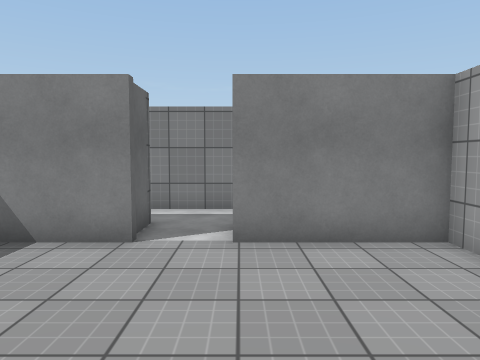
View 1 (above)

24 first-person views from a walk through a scene from a Unity 3-D project. The camera is 1.5 m above the floor, tilts 4° down and sees 70° across. The floor is counted in squares, 1 m on a side. Each view is taken from the middle of a square. On the plan, view 1 faces up. The plan holds only what a view shows up to about 16 squares ahead; the rest is blank. The place goes on beyond the plan. Surface patterns are stand-ins for the level's own textures.

View 2
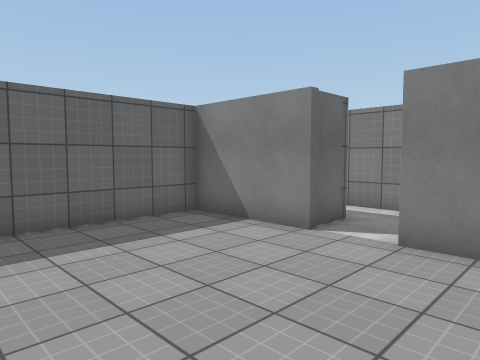

View 3
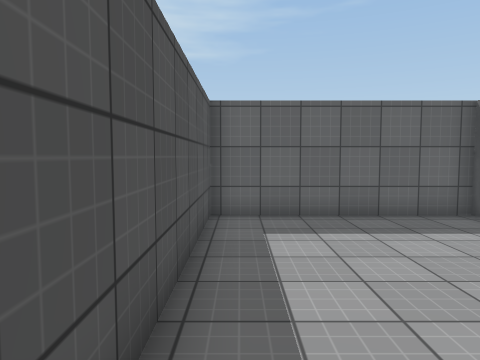

View 4
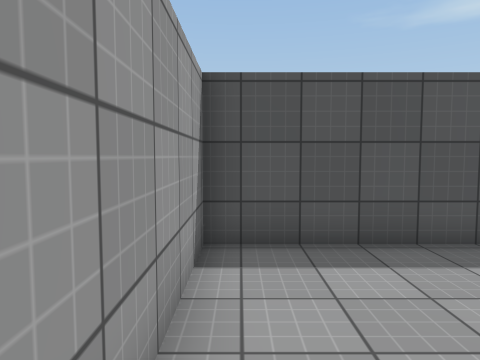

View 5
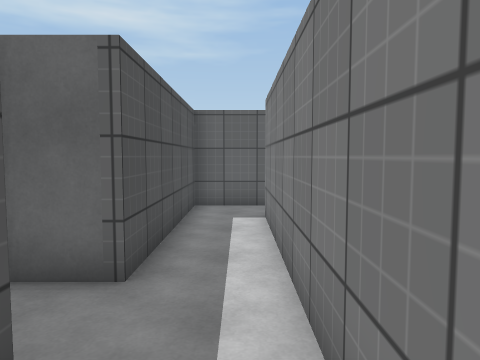

View 6
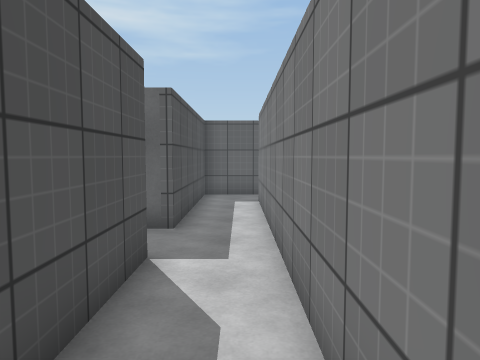

View 7
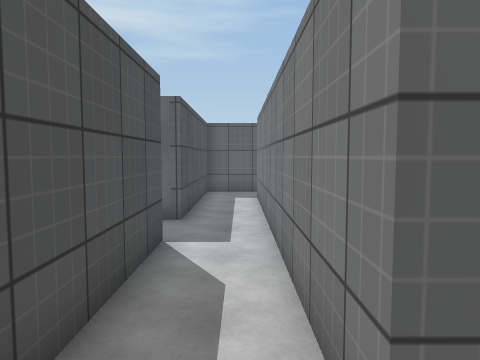

View 8
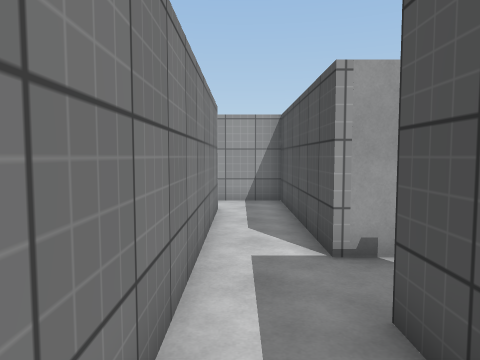

View 9
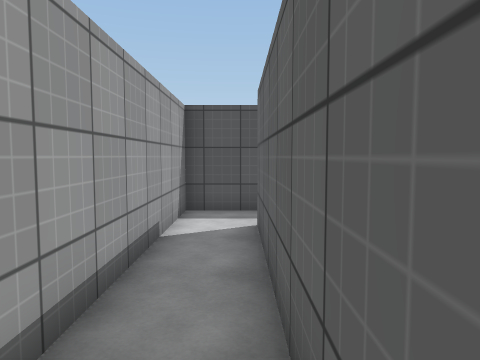

View 10
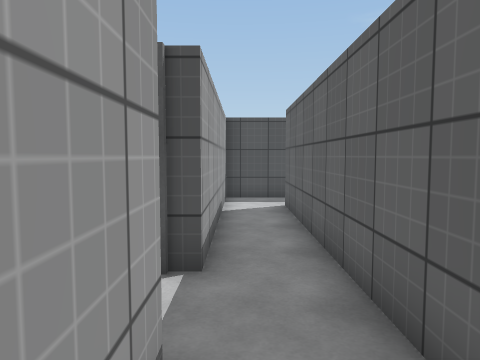

View 11
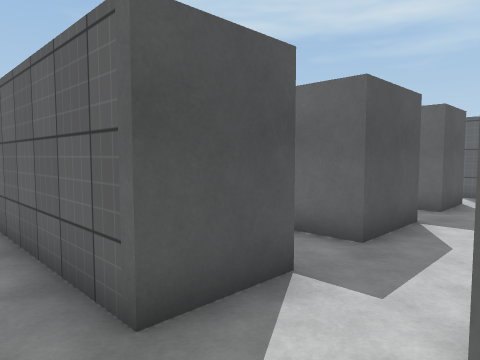

View 12
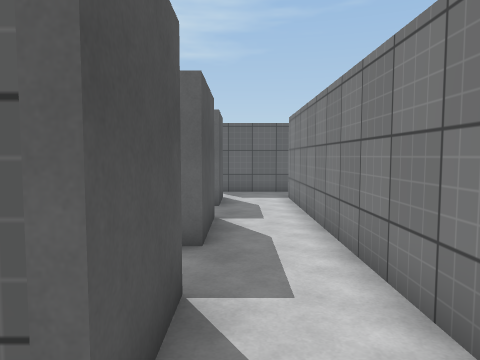

View 13
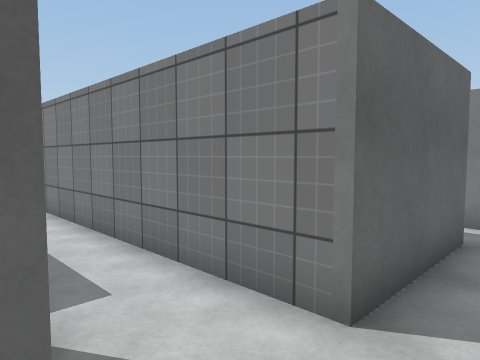

View 14
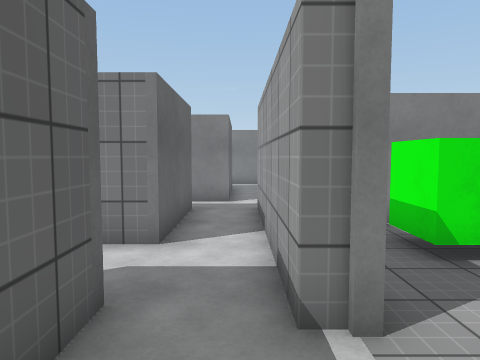

View 15
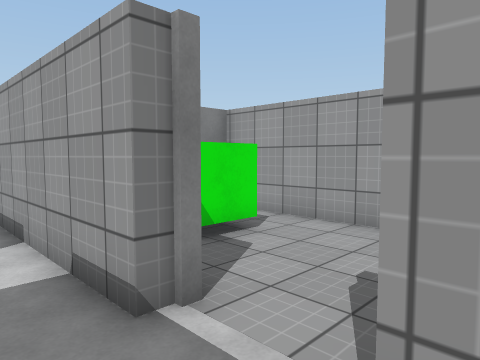

View 16
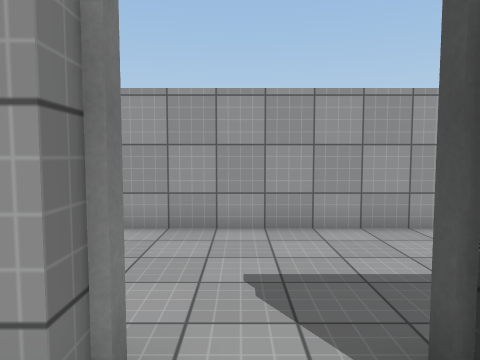

View 17
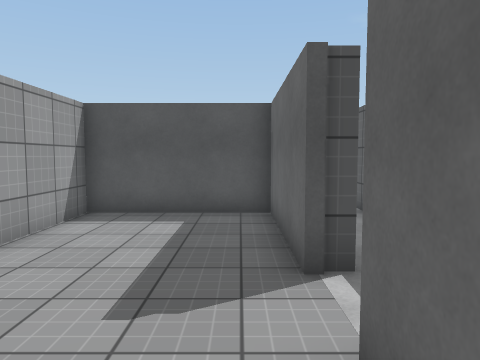

View 18
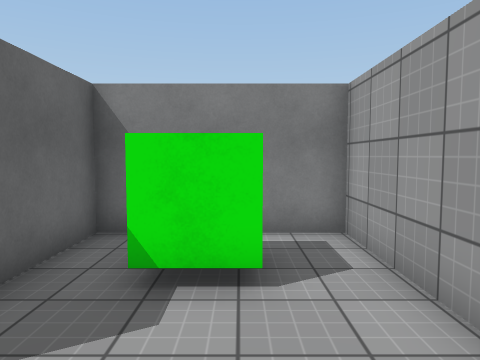

View 19
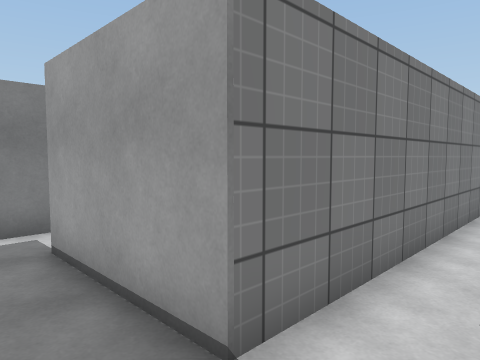

View 20
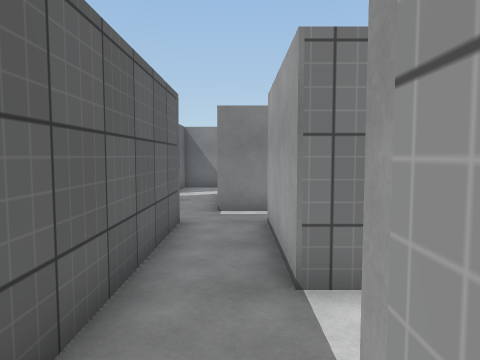

View 21
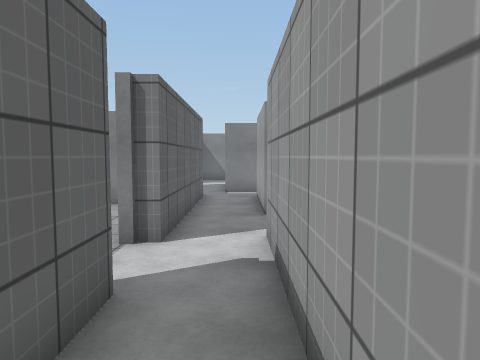

View 22
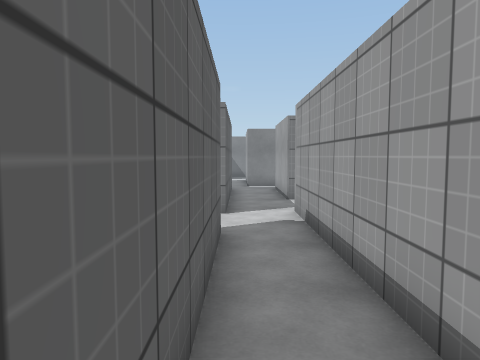

View 23
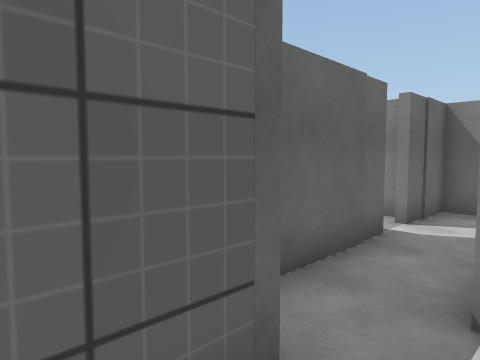

View 24
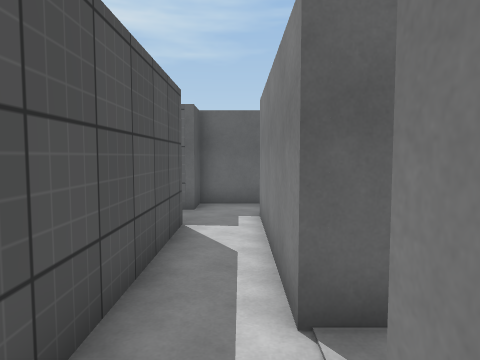

### Floor plan
Ten units are one square. View 1 is at (0, 0); x grows to the right and y downward. Boxes are objects, and circles mark ways between rooms. Rooms are numbered by the first view taken in them; rooms with no view inside come last. Other rooms are left out.
<svg viewBox="-101 -290 227 302">
<path fill="none" stroke="#000" d="M-20 -59 -56 -59 -56 7 36 7 36 -59 -1 -59M46 -184 46 -96 -6 -96M0 -76 65 -76 65 -157M-6 -96 -65 -96M-64 -76 -20 -76 -20 -59M0 -66 0 -76M-25 -184 4 -184 4 -169M22 -184 46 -184M-65 -174 -65 -184 -43 -184 -43 -177M4 -265 -1 -265M46 -249 46 -208 -65 -208 -65 -248 -6 -248M-20 -274 -20 -265 -76 -265M65 -179 65 -245M56 -265 42 -265M-96 -285 -96 -248 -84 -248 -84 -179M65 -157 72 -157 72 -110 121 -110 121 -226 72 -226 72 -179 65 -179M-65 -110 -65 -174M-84 -156 -84 -76 -64 -76M-84 -179 -91 -179"/>
<rect x="85" y="-215" width="20" height="20" fill="#bbb"><title>green cube</title></rect>
<circle cx="-10" cy="-50" r="3" fill="#2a7"/>
<circle cx="0" cy="-90" r="3" fill="#2a7"/>
<circle cx="55" cy="-180" r="3" fill="#2a7"/>
<circle cx="70" cy="-165" r="3" fill="#2a7"/>
<circle cx="-60" cy="-90" r="3" fill="#2a7"/>
<circle cx="-75" cy="-180" r="3" fill="#2a7"/>
<text x="-10" y="-30">1</text>
<text x="50" y="-130">2</text>
<text x="-30" y="-90">3</text>
<text x="-10" y="-200">4</text>
<text x="90" y="-170">5</text>
<text x="-80" y="-130">6</text>
</svg>
Room 1 opens to room 3. Room 2 opens to room 3. Room 2 opens to room 4. Room 2 opens to room 5. Room 3 opens to room 6. Room 4 opens to room 6.

Where each view was taken, in squares from view 1:
view 1: 0 up, 0 right, facing up
view 2: 0 up, 2 right, facing up-left
view 3: 0 up, 3 right, facing left
view 4: 5 up, 3 right, facing down
view 5: 9 up, 2 right, facing left
view 6: 9 up, 5 right, facing left
view 7: 9 up, 6 right, facing left
view 8: 9 up, 5 left, facing right
view 9: 17 up, 5 right, facing down
view 10: 20 up, 6 right, facing down
view 11: 21 up, 6 right, facing down-left
view 12: 19 up, 6 right, facing left
view 13: 18 up, 6 right, facing up-left
view 14: 15 up, 6 right, facing up
view 15: 15 up, 5 right, facing up-right
view 16: 17 up, 5 right, facing right
view 17: 20 up, 8 right, facing down
view 18: 16 up, 10 right, facing up
view 19: 19 up, 8 left, facing up-right
view 20: 17 up, 7 left, facing up
view 21: 12 up, 7 left, facing up
view 22: 9 up, 8 left, facing up
view 23: 23 up, 7 left, facing up-left
view 24: 26 up, 1 right, facing left
